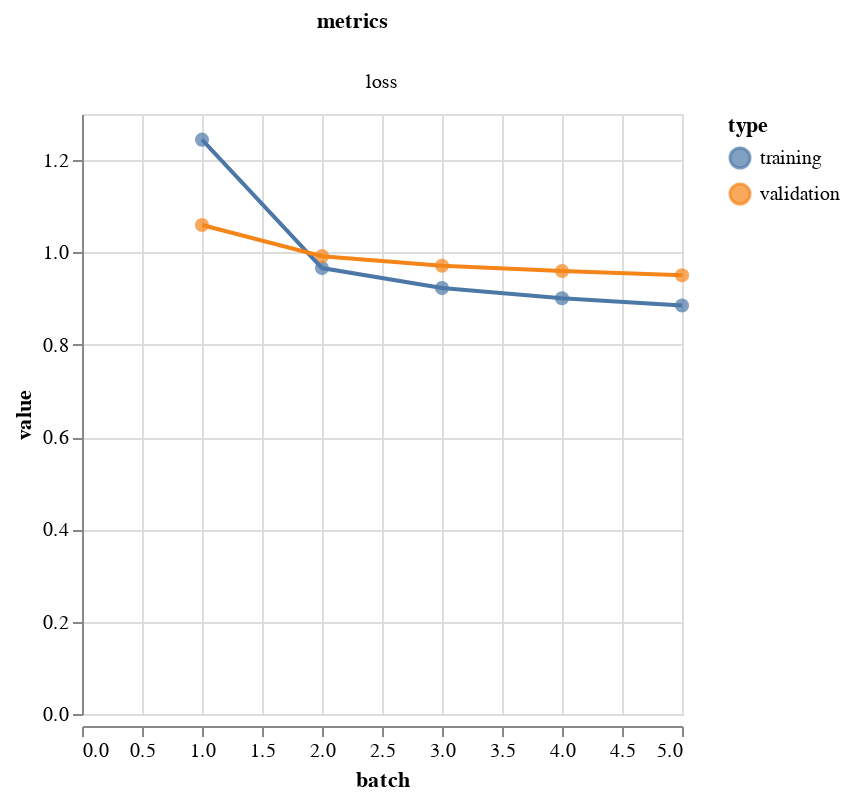

The notebook cell this image was saved under:
### Code cell
vis.metrics(output.history)

### Figure 1 — Vega-Lite specification as saved in the notebook (floating-point values rounded to 4 significant figures)
{"config": {"view": {"continuousWidth": 300, "continuousHeight": 300}}, "data": {"name": "data-3080910f8563c213b21230494a7df347"}, "facet": {"column": {"field": "metrics", "type": "nominal"}}, "spec": {"layer": [{"mark": {"type": "circle", "size": 50}, "encoding": {"color": {"field": "type", "type": "nominal"}, "tooltip": [{"field": "batch", "type": "quantitative"}, {"field": "value", "type": "quantitative"}], "x": {"field": "batch", "type": "quantitative"}, "y": {"field": "value", "type": "quantitative"}}}, {"mark": {"type": "line"}, "encoding": {"color": {"field": "type", "type": "nominal"}, "x": {"field": "batch", "type": "quantitative"}, "y": {"field": "value", "type": "quantitative"}}}], "height": 300, "width": 300}, "resolve": {"scale": {"y": "independent"}}, "$schema": "https://vega.github.io/schema/vega-lite/v5.17.0.json", "datasets": {"data-3080910f8563c213b21230494a7df347": [{"batch": 1, "value": 1.244, "type": "training", "metrics": "loss"}, {"batch": 2, "value": 0.9661, "type": "training", "metrics": "loss"}, {"batch": 3, "value": 0.9228, "type": "training", "metrics": "loss"}, {"batch": 4, "value": 0.9007, "type": "training", "metrics": "loss"}, {"batch": 5, "value": 0.885, "type": "training", "metrics": "loss"}, {"batch": 1, "value": 1.06, "type": "validation", "metrics": "loss"}, {"batch": 2, "value": 0.9919, "type": "validation", "metrics": "loss"}, {"batch": 3, "value": 0.9711, "type": "validation", "metrics": "loss"}, {"batch": 4, "value": 0.9598, "type": "validation", "metrics": "loss"}, {"batch": 5, "value": 0.9505, "type": "validation", "metrics": "loss"}]}}
